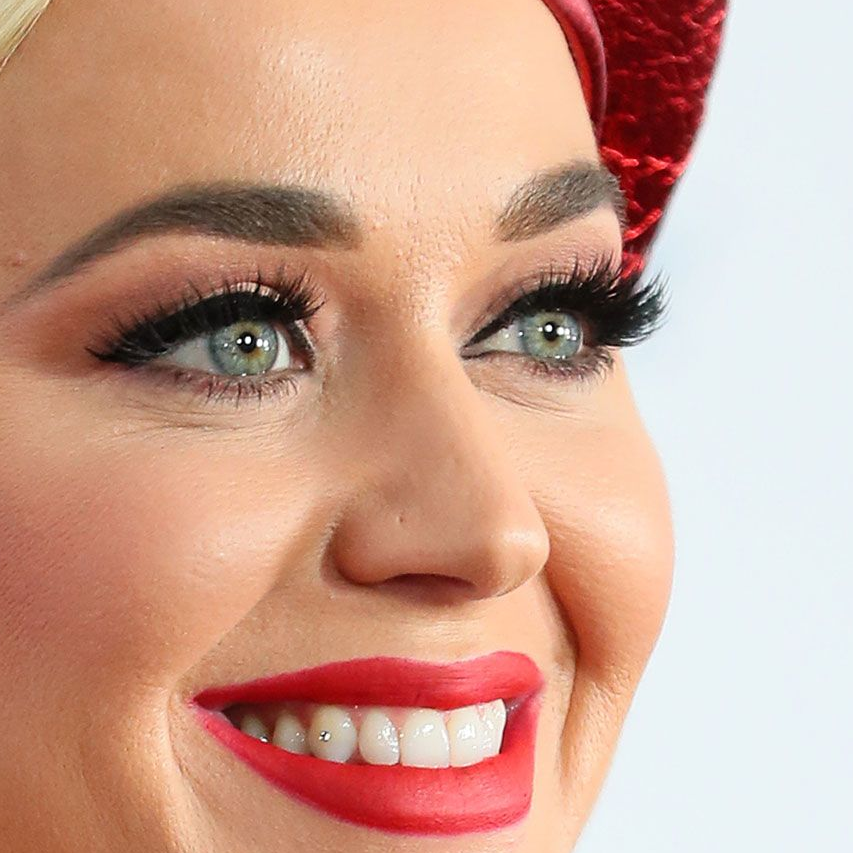
#> input picture Project3/Cropped Images/katy perry/katy perry images - Google Search14.png, 853 x 853 px, given in place of katy perry images - Google Search24.png, which was not available
$ jupyter execute --allow-errors women_celebrity.ipynb   (shell and % lines are left out)   (text cells are left out)
#> lines starting #> are read from the running program, lines starting #| are printed output that depends on the picture; after the words box and inside, x2 and y2 are one past the last pixel; in counts of white or black regions, pixels touching at a corner belong together; pictures that were not available may be replaced by others from this repository, and a replacement may not be noted
[cell 1]
import numpy as np

import cv2
import matplotlib
from matplotlib import pyplot as plt

[cell 2]
# now we would like to try to show a picture of Rihanna. You can replace the path below with your own path.

[cell 3]
path='C:\\Users\\mirzadsr\\Python Projects\\cropped\\katy perry\katy perry images - Google Search24.png'

image = cv2.imread(path)
#> image is the input picture: shape (853, 853, 3); mean B, G, R 143.4, 161.5, 205.3

[cell 4]
plt.imshow(image)

[cell 5]
path="C:\\Users\\mirzadsr\\Python Projects\\cropped\\katy perry\\katy perry images - Google Search4.png"

image = cv2.imread(path)
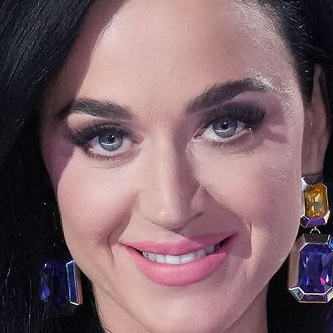
#> input picture Project3/Cropped Images/katy perry/katy perry images - Google Search20.png, 333 x 333 px, given in place of katy perry images - Google Search4.png, which was not available
#> image is the input picture: shape (333, 333, 3); mean B, G, R 104.2, 98.4, 125.4

plt.imshow(image)

[cell 6]
gray = cv2.cvtColor(image, cv2.COLOR_BGR2GRAY)
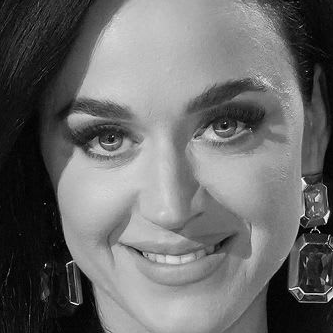
#> gray: shape (333, 333); min 0, max 255, mean 107.2
gray.shape
#> Out = (333, 333)

[cell 7]
#now we see the balck and white version of the above picture
plt.imshow(gray, cmap='gray')

[cell 8]
#you need to find the following files from your own python directory
face_cas = cv2.CascadeClassifier('C:\\Users\\mirzadsr\\AppData\\Roaming\\Python\\Python311\\site-packages\\cv2\\data\\haarcascade_frontalface_default.xml')
eye_cas= cv2.CascadeClassifier("C:\\Users\\mirzadsr\\AppData\\Roaming\\Python\\Python311\\site-packages\\cv2\\data\\\\haarcascade_eye.xml")

[cell 9]
faces = face_cas.detectMultiScale(gray, 1.3, 2)
#> faces = [[25, 38, 259, 259]]
(x,y,w,h) = faces[0]
#> x = 25; y = 38; w = 259; h = 259
x,y,w,h
face_img = cv2.rectangle(image,(x,y),(x+w,y+h),(255,0,0),2)
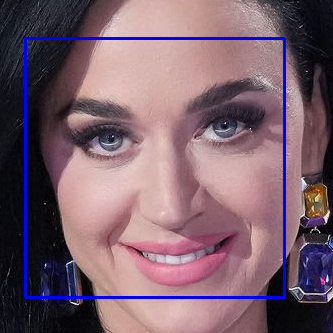
#> face_img: shape (333, 333, 3); mean B, G, R 108.7, 96, 122.3
plt.imshow(face_img)

[cell 10]
cv2.destroyAllWindows()
for (x,y,w,h) in faces:
    face_img = cv2.rectangle(image,(x,y),(x+w,y+h),(255,0,0),2)
    roi_gray = gray[y:y+h, x:x+w]
    roi_color = face_img[y:y+h, x:x+w]
    eyes = eye_cas.detectMultiScale(roi_gray)

    for (ex,ey,ew,eh) in eyes:
        cv2.rectangle(roi_color,(ex,ey),(ex+ew,ey+eh),(0,255,0),2)
#> this loop made 1 pass
#> (x, y, w, h, eyes) on pass 1: (25, 38, 259, 259, [[44, 71, 66, 66], [155, 45, 84, 84]])
#> pass 1, `roi_gray = gray[y:y+h, x:x+w]`:
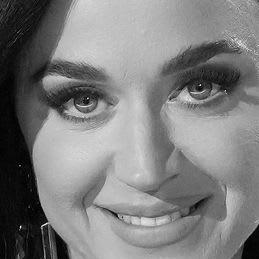
#> roi_gray: shape (259, 259); min 0, max 248, mean 125.6
#> pass 1, `roi_color = face_img[y:y+h, x:x+w]`:
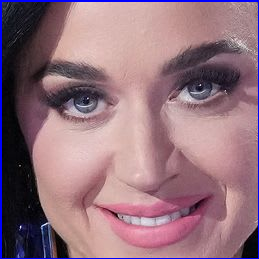
#> roi_color: shape (259, 259, 3); mean B, G, R 124.4, 113, 146.1
#> after the loop:
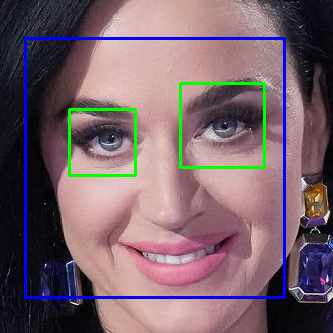
#> image: shape (333, 333, 3); 1.62% of pixels changed, all inside (x1, y1, x2, y2) = (68, 82, 266, 177)
#> after the loop:
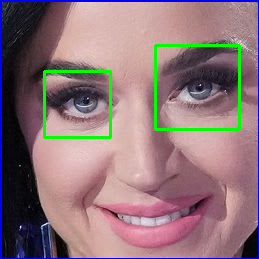
#> roi_color: shape (259, 259, 3); 2.67% of pixels changed, all inside (x1, y1, x2, y2) = (43, 44, 241, 139)


plt.figure()
plt.imshow(face_img, cmap='gray')
plt.show()

[cell 11]
import numpy as np
import pywt
import cv2

def w2d(img, mode='haar', level=1):
    imArray = img
    #Datatype conversions
    #convert to grayscale
    imArray = cv2.cvtColor( imArray,cv2.COLOR_RGB2GRAY )
    #convert to float
    imArray =  np.float32(imArray)
    imArray /= 255;
    # compute coefficients
    coeffs=pywt.wavedec2(imArray, mode, level=level)

    #Process Coefficients
    coeffs_H=list(coeffs)
    coeffs_H[0] *= 0;

    # reconstruction
    imArray_H=pywt.waverec2(coeffs_H, mode);
    imArray_H *= 255;
    imArray_H =  np.uint8(imArray_H)

    return imArray_H

[cell 12]
def get_cropped_image_if_2_eyes(image_path):
    img = cv2.imread(image_path)
    gray = cv2.cvtColor(img, cv2.COLOR_BGR2GRAY)


    faces = face_cas.detectMultiScale(gray, 1.3, 5)
#> faces = [[25, 38, 259, 259]]
    for (x,y,w,h) in faces:
             roi_gray = gray[y:y+h, x:x+w]
             roi_color = img[y:y+h, x:x+w]
             eyes = eye_cas.detectMultiScale(roi_gray)
             if len(eyes) >= 2:
                return roi_color
#> this loop made 1 pass
#> pass 1, in get_cropped_image_if_2_eyes, `roi_color = img[y:y+h, x:x+w]`:
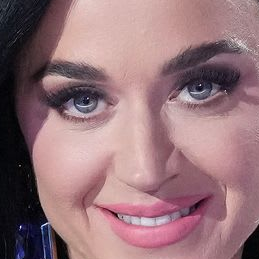
#> roi_color: shape (259, 259, 3); mean B, G, R 120.5, 114.9, 148.4

[cell 13]
path="C:\\Users\\mirzadsr\Python Projects\\cropped\\210120113951-12-biden-inauguration-grab-lady-gaga.jpg"
image=cv2.imread(path)
plt.imshow(image)

[cell 14]
print(get_cropped_image_if_2_eyes(path))

[cell 15]
path="C:\\Users\\mirzadsr\\Python Projects\\cropped\\_url=https_3A_2F_2Fcalifornia-times-brightspot.s3.amazonaws.jpg"

image=cv2.imread(path)
#> (the rest of this cell did not finish here and is left out)

#> (a cell that did not finish here is left out)

#> (a cell that did not finish here is left out)

[cell 18]
#replace it with the right path in your local computer
path_to_data = "C:\\Users\\mirzadsr\\Python Projects\\Women Celebrity"

[cell 19]
import os
img_dirs = []
for entry in os.scandir(path_to_data):
    if entry.is_dir():
        img_dirs.append(entry.path)

[cell 20]
img_dirs

[cell 21]
def process_images(img_dirs):
    for dir_path in img_dirs:
        # Create a new directory for cropped images
        cropped_dir_path = f"{dir_path}_cropped"
        if not os.path.exists(cropped_dir_path):
            os.makedirs(cropped_dir_path)

        # Process each image in the directory
        for filename in os.listdir(dir_path):
            if filename.lower().endswith(('.png', '.jpg', '.jpeg')):
                image_path = os.path.join(dir_path, filename)
                cropped_image = get_cropped_image_if_2_eyes(image_path)

                # Save the cropped image
                if cropped_image is not None:
                    cv2.imwrite(os.path.join(cropped_dir_path, filename), cropped_image)

[cell 22]
process_images(img_dirs)

[cell 23]
#replace with the address on your computer of the cropped folders that were created after running the previous cell
cropped_image_dirs=["C:\\Users\\mirzadsr\\Python Projects\\Women Celebrity\\beyonce pictures - Google Search_cropped",
 'C:\\Users\\mirzadsr\\Python Projects\\Women Celebrity\\katy perry images - Google Search_cropped', 'C:\\Users\\mirzadsr\\Python Projects\\Women Celebrity\\lady gaga pictures - Google Search_cropped', 'C:\\Users\\mirzadsr\\Python Projects\\Women Celebrity\\Rihanna images - Google Search_cropped']

[cell 24]
import os

cropped_image_dirs = [
    "C:\\Users\\mirzadsr\\Python Projects\\Women Celebrity\\beyonce pictures - Google Search_cropped",
    'C:\\Users\\mirzadsr\\Python Projects\\Women Celebrity\\katy perry images - Google Search_cropped',
    'C:\\Users\\mirzadsr\\Python Projects\\Women Celebrity\\lady gaga pictures - Google Search_cropped',
    'C:\\Users\\mirzadsr\\Python Projects\\Women Celebrity\\Rihanna images - Google Search_cropped'
]

celebrity_file_names_dict = {}

#> (the rest of this cell did not finish here and is left out)

[cell 25]
class_dict = {}
count = 0
for celebrity_name in celebrity_file_names_dict.keys():
    class_dict[celebrity_name] = count
    count = count + 1
class_dict
